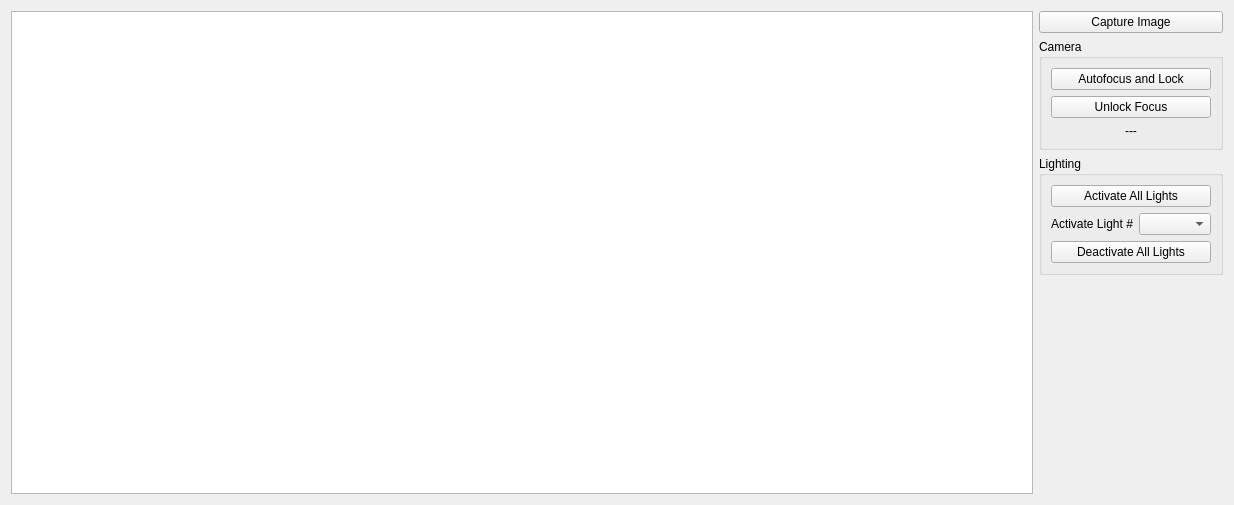
<?xml version="1.0" encoding="UTF-8"?>
<ui version="4.0">
 <class>capturePreview</class>
 <widget class="QWidget" name="capturePreview">
  <property name="geometry">
   <rect>
    <x>0</x>
    <y>0</y>
    <width>1234</width>
    <height>505</height>
   </rect>
  </property>
  <property name="sizePolicy">
   <sizepolicy hsizetype="Expanding" vsizetype="Expanding">
    <horstretch>0</horstretch>
    <verstretch>0</verstretch>
   </sizepolicy>
  </property>
  <property name="windowTitle">
   <string>Form</string>
  </property>
  <layout class="QGridLayout" name="gridLayout">
   <item row="0" column="0" rowspan="5">
    <widget class="QGraphicsView" name="previewGraphicsView">
     <property name="sizePolicy">
      <sizepolicy hsizetype="Expanding" vsizetype="Expanding">
       <horstretch>0</horstretch>
       <verstretch>0</verstretch>
      </sizepolicy>
     </property>
    </widget>
   </item>
   <item row="0" column="1">
    <widget class="QPushButton" name="newCaptureButton">
     <property name="sizePolicy">
      <sizepolicy hsizetype="Preferred" vsizetype="Fixed">
       <horstretch>0</horstretch>
       <verstretch>0</verstretch>
      </sizepolicy>
     </property>
     <property name="text">
      <string>Capture Image</string>
     </property>
    </widget>
   </item>
   <item row="2" column="1">
    <widget class="QGroupBox" name="groupBox">
     <property name="sizePolicy">
      <sizepolicy hsizetype="Preferred" vsizetype="Preferred">
       <horstretch>0</horstretch>
       <verstretch>0</verstretch>
      </sizepolicy>
     </property>
     <property name="title">
      <string>Lighting</string>
     </property>
     <layout class="QGridLayout" name="gridLayout_2">
      <item row="1" column="0" colspan="2">
       <widget class="QPushButton" name="activateAllLightsButton">
        <property name="text">
         <string>Activate All Lights</string>
        </property>
        <property name="checkable">
         <bool>false</bool>
        </property>
        <property name="checked">
         <bool>false</bool>
        </property>
        <property name="default">
         <bool>false</bool>
        </property>
        <property name="flat">
         <bool>false</bool>
        </property>
       </widget>
      </item>
      <item row="3" column="0" colspan="2">
       <widget class="QPushButton" name="deactivateAllLightsButton">
        <property name="text">
         <string>Deactivate All Lights</string>
        </property>
       </widget>
      </item>
      <item row="2" column="1">
       <widget class="QComboBox" name="activateSingleLightComboBox">
        <property name="frame">
         <bool>true</bool>
        </property>
       </widget>
      </item>
      <item row="2" column="0">
       <widget class="QLabel" name="label">
        <property name="text">
         <string>Activate Light #</string>
        </property>
       </widget>
      </item>
     </layout>
    </widget>
   </item>
   <item row="4" column="1">
    <spacer name="verticalSpacer">
     <property name="orientation">
      <enum>Qt::Vertical</enum>
     </property>
     <property name="sizeHint" stdset="0">
      <size>
       <width>20</width>
       <height>40</height>
      </size>
     </property>
    </spacer>
   </item>
   <item row="1" column="1">
    <widget class="QGroupBox" name="groupBox_2">
     <property name="title">
      <string>Camera</string>
     </property>
     <layout class="QGridLayout" name="gridLayout_3">
      <item row="0" column="0">
       <widget class="QPushButton" name="lockAutofocusButton">
        <property name="text">
         <string>Autofocus and Lock</string>
        </property>
       </widget>
      </item>
      <item row="1" column="0">
       <widget class="QPushButton" name="unlockAutofocusButton">
        <property name="text">
         <string>Unlock Focus</string>
        </property>
       </widget>
      </item>
      <item row="2" column="0">
       <widget class="QLabel" name="autofocusLockStatusLabel">
        <property name="text">
         <string>---</string>
        </property>
        <property name="alignment">
         <set>Qt::AlignCenter</set>
        </property>
       </widget>
      </item>
     </layout>
    </widget>
   </item>
  </layout>
 </widget>
 <resources/>
 <connections/>
</ui>
